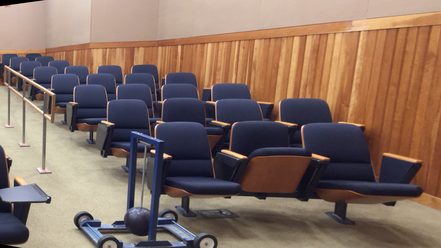
#> input picture homework_4/data/dobosi_peter_laszlo/im0.png, 441 x 248 px, shrunk from 1920 x 1080 before the run
$ python main.py
#> lines starting #> are read from the running program, lines starting #| are printed output that depends on the picture
"""Stereo disparity map estimation from an uncalibrated stereo image pair.

Pipeline:

1. Load the left/right images as grayscale.
2. Detect keypoints and compute descriptors; match them across the two views.
3. Estimate the fundamental matrix with RANSAC, keeping only inliers.
4. Compute uncalibrated rectifying homographies and warp both images.
5. Compute a dense disparity map with Semi-Global Block Matching (SGBM)
   and normalise it to ``uint8`` in ``[0, 255]``.
6. Save a 1×3 visualisation: rectified left, rectified right, disparity (colormap).
"""

import logging
from pathlib import Path

import cv2
import matplotlib.pyplot as plt
import numpy as np

logging.basicConfig(
    level=logging.INFO,
    format="%(asctime)s - %(name)s - %(levelname)s - %(message)s",
)
logger = logging.getLogger(__name__)


def get_project_root() -> Path:
    """Return the ``homework_4`` project root directory."""
    return Path(__file__).resolve().parents[2]


# 1. Image loading
def load_stereo_pair(
    left_path: Path, right_path: Path
) -> tuple[np.ndarray, np.ndarray]:
    """Load the left/right stereo images as single-channel grayscale arrays.

    Both files are read with ``cv2.IMREAD_GRAYSCALE`` so the rest of the
    pipeline operates on ``uint8`` 2-D arrays.  The two images are required
    to have identical shape because the downstream rectification step
    assumes a single common ``(width, height)``.

    Args:
        left_path: Path to the left view PNG.
        right_path: Path to the right view PNG.

    Returns:
        Tuple ``(left_gray, right_gray)`` of single-channel ``uint8`` arrays.
    """
    left: cv2.typing.MatLike | None = cv2.imread(str(left_path), cv2.IMREAD_GRAYSCALE)
    right: cv2.typing.MatLike | None = cv2.imread(str(right_path), cv2.IMREAD_GRAYSCALE)

    assert left is not None, f"Failed to load left image: {left_path}"
    assert right is not None, f"Failed to load right image: {right_path}"
    assert left.shape == right.shape, (
        f"Stereo pair shape mismatch: left {left.shape} vs right {right.shape}"
    )

    h, w = left.shape[:2]
    logger.info("Loaded left  image: %s  (%dx%d, %s)", left_path.name, w, h, left.dtype)
    logger.info("Loaded right image: %s  (%dx%d, %s)", right_path.name, w, h, right.dtype)
    return left, right


# 2. Keypoints, descriptors, matching
def detect_and_describe(image: np.ndarray) -> tuple[list[cv2.KeyPoint], np.ndarray]:
    """Detect keypoints and compute descriptors on a grayscale image."""
    sift = cv2.SIFT_create()
    keypoints, descriptors = sift.detectAndCompute(image, None)
    logger.info("Detected %d keypoints", len(keypoints))
    return keypoints, descriptors


def match_and_extract_points(
    keypoints_left: list[cv2.KeyPoint],
    descriptors_left: np.ndarray,
    keypoints_right: list[cv2.KeyPoint],
    descriptors_right: np.ndarray,
) -> tuple[np.ndarray, np.ndarray]:
    """Match descriptors, sort by distance and return paired ``(x, y)`` arrays.

    Returns:
        Tuple ``(points_left, points_right)`` as ``float32`` arrays of shape
        ``(N, 2)`` containing the matched pixel coordinates from each view.
    """
    index_params = {"algorithm": 1, "trees": 5}
    search_params = {"checks": 50}
    flann = cv2.FlannBasedMatcher(index_params, search_params)

    knn_matches = flann.knnMatch(descriptors_left, descriptors_right, k=2)

    good: list[cv2.DMatch] = []
    for m, n in knn_matches:
        if m.distance < 0.75 * n.distance:
            good.append(m)

    good.sort(key=lambda m: m.distance)
    logger.info("Good matches after Lowe's ratio test: %d", len(good))

    pts_left = np.float32([keypoints_left[m.queryIdx].pt for m in good])
    pts_right = np.float32([keypoints_right[m.trainIdx].pt for m in good])
    return pts_left, pts_right


# 3. Fundamental matrix estimation
def estimate_fundamental_matrix(
    points_left: np.ndarray,
    points_right: np.ndarray,
) -> tuple[np.ndarray, np.ndarray, np.ndarray]:
    """Estimate the fundamental matrix with RANSAC and return inlier point sets.

    Returns:
        ``(F, inlier_points_left, inlier_points_right)`` where ``F`` is the
        ``3x3`` fundamental matrix and the inlier arrays contain only the
        point pairs whose mask value is ``1``.
    """
    F, mask = cv2.findFundamentalMat(
        points_left, points_right,
        method=cv2.FM_RANSAC,
        ransacReprojThreshold=3.0,
        confidence=0.99,
    )
    inlier_mask = np.ravel(mask) == 1
    inlier_left = points_left[inlier_mask]
    inlier_right = points_right[inlier_mask]

    assert F.shape == (3, 3), f"Unexpected F shape: {F.shape}"
    assert inlier_left.shape[0] >= 8, (
        f"Only {inlier_left.shape[0]} inliers — need at least 8"
    )
    logger.info(
        "Fundamental matrix estimated — %d / %d inliers",
        inlier_left.shape[0], points_left.shape[0],
    )
    return F, inlier_left, inlier_right


# 4. Uncalibrated stereo rectification
def rectify_uncalibrated(
    points_left: np.ndarray,
    points_right: np.ndarray,
    fundamental_matrix: np.ndarray,
    image_size: tuple[int, int],
) -> tuple[np.ndarray, np.ndarray]:
    """Compute the rectifying homographies for the left and right views."""
    retval, H_left, H_right = cv2.stereoRectifyUncalibrated(
        points_left, points_right, fundamental_matrix, image_size,
    )
    assert retval, "stereoRectifyUncalibrated failed"
    logger.info("Rectifying homographies computed")
    return H_left, H_right


def warp_with_homography(
    image: np.ndarray,
    homography: np.ndarray,
    image_size: tuple[int, int],
) -> np.ndarray:
    """Apply a perspective warp to *image* using *homography*."""
    return cv2.warpPerspective(image, homography, image_size)


# 5. Disparity computation
def compute_disparity_sgbm(
    rectified_left: np.ndarray,
    rectified_right: np.ndarray,
) -> np.ndarray:
    """Compute the disparity map with SGBM and return it as ``uint8`` in [0, 255]."""
    filtered_left = cv2.bilateralFilter(rectified_left, 9, 75, 75)
    filtered_right = cv2.bilateralFilter(rectified_right, 9, 75, 75)

    block_size = 11
    sgbm = cv2.StereoSGBM_create(
        minDisparity=0,
        numDisparities=160,
        blockSize=block_size,
        P1=8 * 1 * block_size ** 2,
        P2=32 * 1 * block_size ** 2,
        disp12MaxDiff=1,
        uniquenessRatio=5,
        speckleWindowSize=200,
        speckleRange=2,
        preFilterCap=63,
        mode=cv2.STEREO_SGBM_MODE_HH,
    )

    disparity_raw = sgbm.compute(filtered_left, filtered_right)
    disparity_valid = disparity_raw.copy()
    disparity_valid[disparity_raw < 0] = 0
    disparity_norm = cv2.normalize(
        disparity_valid, None,
        alpha=0, beta=255,
        norm_type=cv2.NORM_MINMAX,
    )
    disparity_uint8 = np.uint8(disparity_norm)
    logger.info("Disparity map computed — range [%d, %d], %.1f%% valid pixels",
                disparity_raw.min(), disparity_raw.max(),
                100 * (disparity_raw >= 0).sum() / disparity_raw.size)
    return disparity_uint8


# 6. Visualisation
def save_results_figure(
    rectified_left: np.ndarray,
    rectified_right: np.ndarray,
    disparity: np.ndarray,
    output_path: Path,
) -> None:
    """Save a 1×3 figure: rectified left, rectified right, disparity (colormap)."""
    fig, axes = plt.subplots(1, 3, figsize=(18, 6))

    axes[0].imshow(rectified_left, cmap="gray")
    axes[0].set_title("Rectified Left")
    axes[0].axis("off")

    axes[1].imshow(rectified_right, cmap="gray")
    axes[1].set_title("Rectified Right")
    axes[1].axis("off")

    im = axes[2].imshow(disparity, cmap="magma")
    axes[2].set_title("Disparity (brighter ≈ closer)")
    axes[2].axis("off")
    fig.colorbar(im, ax=axes[2], fraction=0.046, pad=0.04)

    fig.savefig(output_path, dpi=300, bbox_inches="tight")
    plt.close(fig)
    logger.info("Results figure saved to %s", output_path)


# Pipeline
def main() -> None:
    """Run the full homework 4 pipeline end-to-end."""
    root = get_project_root()
    data_dir = root / "data" / "dobosi_peter_laszlo"
    output_dir = root / "output"
    output_dir.mkdir(parents=True, exist_ok=True)

    left_path = data_dir / "im0.png"
    right_path = data_dir / "im1.png"

    assert data_dir.is_dir(), f"Stereo image directory not found: {data_dir}"
    logger.info("Project root : %s", root)
    logger.info("Stereo dir   : %s", data_dir)
    logger.info("Output dir   : %s", output_dir)

    # 1. Load stereo pair
    left_gray, right_gray = load_stereo_pair(left_path, right_path)
#> in load_stereo_pair, `left: cv2.typing.MatLike | None = cv2.imread(str(left_path), cv2.IMREA..`:
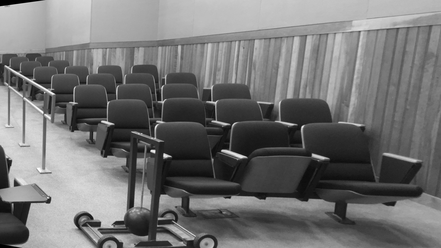
#> left: shape (248, 441); min 0, max 255, mean 114.5
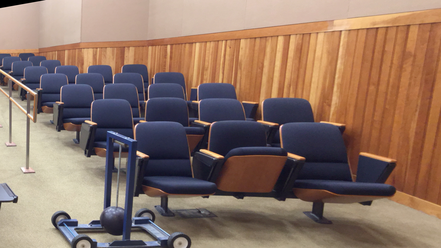
#> input picture homework_4/data/dobosi_peter_laszlo/im1.png, 441 x 248 px, shrunk from 1920 x 1080 before the run
#> in load_stereo_pair, `right: cv2.typing.MatLike | None = cv2.imread(str(right_path), cv2.IMR..`:
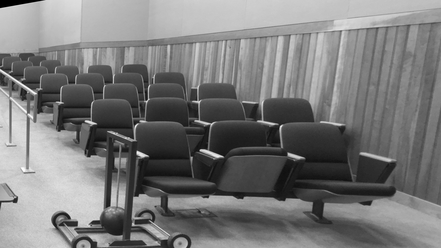
#> right: shape (248, 441); min 0, max 255, mean 120.7
    logger.info("Subtask 1 complete.")

    # 2. Keypoint detection & matching
    kp_left, desc_left = detect_and_describe(left_gray)
#> in detect_and_describe, `keypoints, descriptors = sift.detectAndCompute(image, None)`: keypoints = 481 keypoints; strongest (x, y, size): (153, 151, 2.6), (165, 156, 3.3), (240, 156, 3.5), (16, 184, 3.8)
#> kp_left has the same summary as keypoints in detect_and_describe
    kp_right, desc_right = detect_and_describe(right_gray)
#> in detect_and_describe (call 2), `keypoints, descriptors = sift.detectAndCompute(image, None)`: keypoints = 472 keypoints; strongest (x, y, size): (141, 155, 4.7), (138, 153, 3.2), (217, 156, 3.7), (15, 200, 3.4)
#> kp_right has the same summary as keypoints in detect_and_describe
    pts_left, pts_right = match_and_extract_points(
        kp_left, desc_left, kp_right, desc_right,
    )
#> in match_and_extract_points, `knn_matches = flann.knnMatch(descriptors_left, descriptors_right, k=2)`: knn_matches = 481 matches
#> after the loop in match_and_extract_points, `for m, n in knn_matches:`: good = 231 matches
#> in match_and_extract_points, `pts_left = np.float32([keypoints_left[m.queryIdx].pt for m in good])`: pts_left = 231 pairs, first value 11.1 to 430.4, second value 19.81 to 245.2
#> in match_and_extract_points, `pts_right = np.float32([keypoints_right[m.trainIdx].pt for m in good])`: pts_right = 231 pairs, first value 10.29 to 408.5, second value 19.51 to 244.6
    logger.info("Subtask 2 complete — %d matched point pairs.", len(pts_left))

    # 3. Fundamental matrix estimation
    F, inlier_left, inlier_right = estimate_fundamental_matrix(pts_left, pts_right)
#> in estimate_fundamental_matrix, `F, mask = cv2.findFundamentalMat( points_left, points_right, method=cv..`: F = [[2.45e-06, -0.000974, 0.202], [0.000947, -8.46e-05, -0.46], [-0.197, 0.473, 1]]; mask = 231 values, max 1 at index 0, min 0 at index 12, mean 0.922
#> in estimate_fundamental_matrix, `inlier_left = points_left[inlier_mask]`: inlier_left = 213 pairs, first value 19.9 to 414.5, second value 19.81 to 245.2
#> in estimate_fundamental_matrix, `inlier_right = points_right[inlier_mask]`: inlier_right = 213 pairs, first value 10.29 to 388.4, second value 19.51 to 244.6
    logger.info("Subtask 3 complete.")

    # 4. Uncalibrated stereo rectification
    h, w = left_gray.shape[:2]
#> h = 248; w = 441
    image_size = (w, h)
#> image_size = (441, 248)
    H_left, H_right = rectify_uncalibrated(
        inlier_left, inlier_right, F, image_size,
    )
#> in rectify_uncalibrated, `retval, H_left, H_right = cv2.stereoRectifyUncalibrated( points_left, ..`: retval = True; H_left = [[-0.0948, -0.0526, -82.47], [0.373, -0.43, -98.66], [0.00176, 0.000451, -0.98]]; H_right = [[0.15, 0.0504, 180.8], [-0.768, 0.797, 194.2], [-0.00363, -0.00122, 1.95]]
    rect_left = warp_with_homography(left_gray, H_left, image_size)
    rect_right = warp_with_homography(right_gray, H_right, image_size)
    cv2.imwrite(str(output_dir / "rectified_left.png"), rect_left)
    cv2.imwrite(str(output_dir / "rectified_right.png"), rect_right)
    logger.info("Subtask 4 complete — rectified images saved to output/.")

    # 5. Disparity computation
    disparity = compute_disparity_sgbm(rect_left, rect_right)
#> in compute_disparity_sgbm, `filtered_left = cv2.bilateralFilter(rectified_left, 9, 75, 75)`:
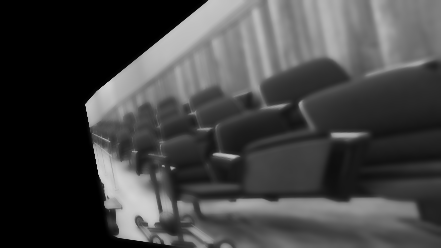
#> filtered_left: shape (248, 441); min 0, max 211, mean 67.4
#> in compute_disparity_sgbm, `filtered_right = cv2.bilateralFilter(rectified_right, 9, 75, 75)`:
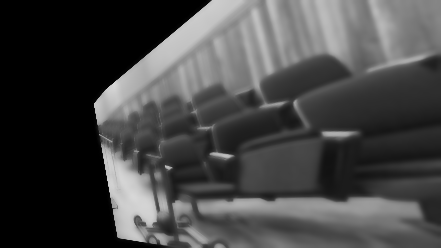
#> filtered_right: shape (248, 441); min 0, max 216, mean 69
#> in compute_disparity_sgbm, `disparity_raw = sgbm.compute(filtered_left, filtered_right)`:
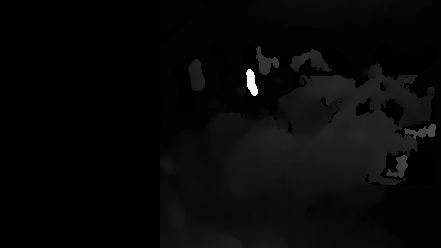
#> disparity_raw: shape (248, 441) int16; min -16, max 1160, mean 22.6; drawn with min black and max white
    cv2.imwrite(str(output_dir / "disparity.png"), disparity)
    logger.info("Subtask 5 complete — disparity map saved to output/.")

    # 6. Visualisation
    save_results_figure(
        rect_left, rect_right, disparity,
        output_dir / "disparity_results.png",
    )
#> in save_results_figure, `fig.savefig(output_path, dpi=300, bbox_inches="tight")`:
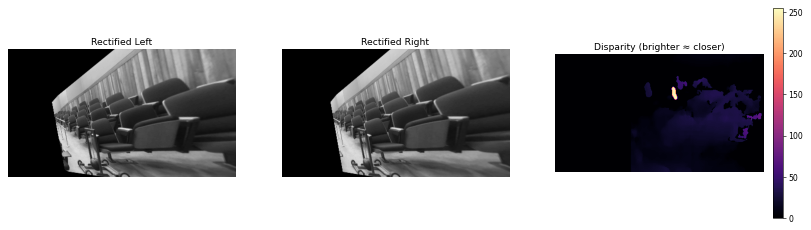
#> figure drawn by matplotlib, 4 panels
    logger.info("Subtask 6 complete — all done.")


if __name__ == "__main__":
    main()
